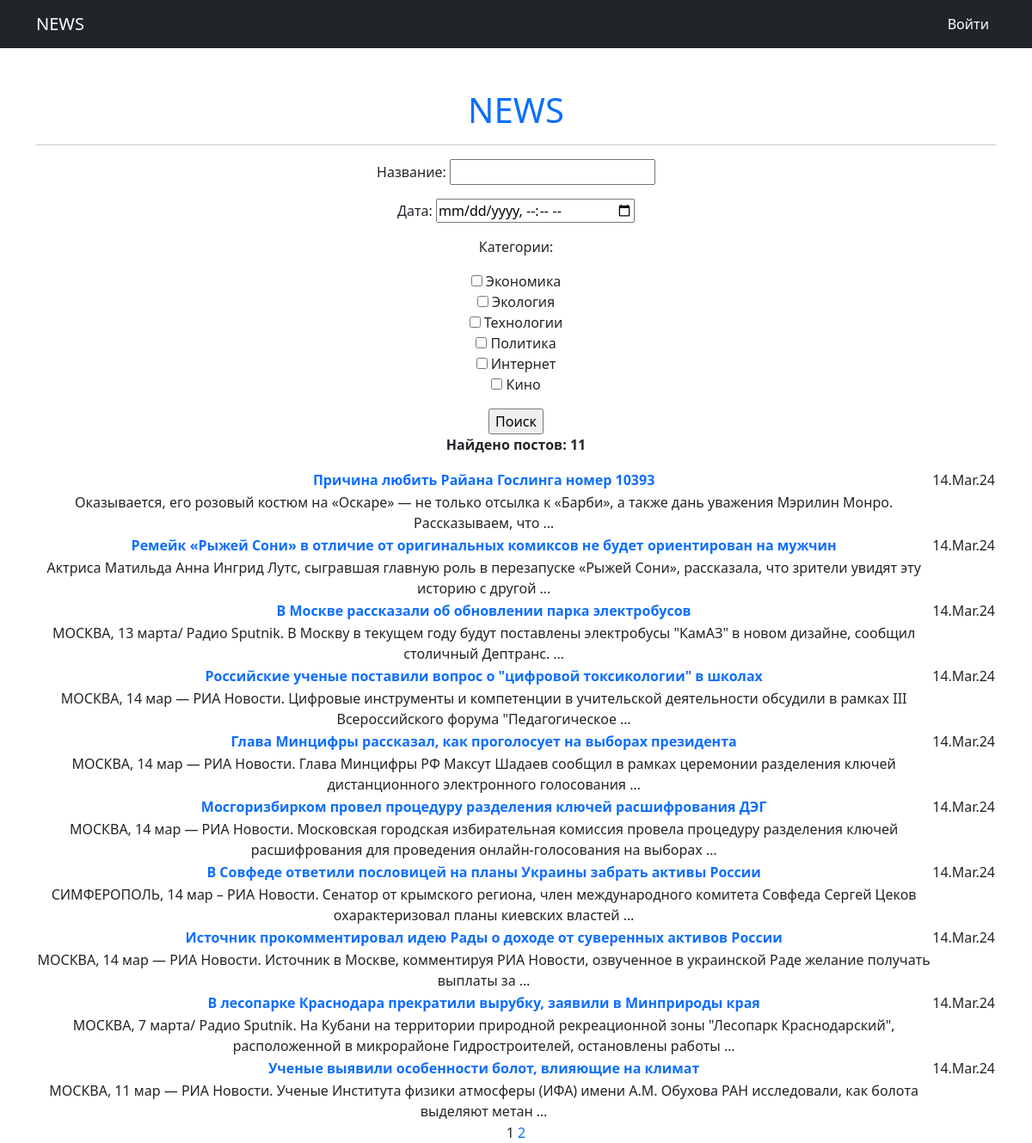
The app's page /news/search/ with its own data.
### news/models.py (models this page shows, shortened)
class Post(models.Model):
    articlePost = 'A'
    newsPost = 'N'
    TYPES = [
        (articlePost, 'Статья'),
        (newsPost, 'Новость')
    ]
    typePost = models.CharField(max_length=2, choices=TYPES, default=newsPost)
    dataPost = models.DateTimeField(auto_now_add=True)
    namePost = models.CharField(max_length=255)
    textPost = models.TextField()
    ratingPost = models.IntegerField(default=0)
    author = models.ForeignKey(Author, on_delete=models.CASCADE)
    category = models.ManyToManyField(Category, through='PostCategory')

### news/views.py (the view)
# urls.py: path('search/', cache_page(60)(PostSearch.as_view()), name='search_results'),
class PostSearch(ListView):
    model = Post
    ordering = '-dataPost'
    template_name = 'news_search.html'
    context_object_name = 'news_search'
    paginate_by = 10
    def get_queryset(self):
        queryset = super().get_queryset()
        self.filterset = PostFilter(self.request.GET, queryset)
        return self.filterset.qs
    def get_context_data(self, **kwargs):
        context = super().get_context_data()
        context['filterset'] = self.filterset
        context['filter_post'] = self.filterset.qs.count()
        return context

### news/models.py (called while the page is built)
    def __str__(self):
        return self.subject

### news/templatetags/custom_filters.py (called while the page is built)
@register.filter()
def censor(value):
    if isinstance(value, str):
        for i in CENSOR_WORDS:
            value = value.replace(i[1:], '*' * len(i[1:]))
        return value
    else:
        raise ValueError('Переменная не строкового типа сорри')

### news/templatetags/custom_tags.py (called while the page is built)
@register.simple_tag(takes_context=True)
def url_replace(context, **kwargs):
    d = context['request'].GET.copy()
    for k, v in kwargs.items():
        d[k] = v
    return d.urlencode()

### templates/news_search.html (shortened to what this page needs)
{% extends 'flatpages/default.html' %}
{% load custom_filters %}
{% load custom_tags %}
{% block content %}
    <form action="" method="get">
        {{ filterset.form.as_p }}
        <input type="submit" value="Поиск">
    </form>
    {% if news_search %}
    <b><p>Найдено постов: {{ filter_post }}</p></b>
        <table>
            {% for newlist in news_search %}
            <tr>
                <td>
                    <a href="{{ newlist.pk }}">
                    <b>{{ newlist.namePost|censor }}</b></a>
                </td>
                <td>
                    {{ newlist.dataPost|date:'d.M.y' }}
                </td>
            </tr>
            <tr>
                <td>
                    {{ newlist.textPost|truncatewords:20|censor }}
                </td>
            </tr>
            {% endfor %}
        </table>
    {% else %}
        <h2>Постов нет :(</h2>
    {% endif %}
    {{ page_obj.number }}
    {% if page_obj.has_next %}
        <a href="?{% url_replace page=page_obj.next_page_number %}">{{page_obj.next_page_number}}</a>
    {% endif %}
{% endblock content %}

### records on screen
Post: namePost|censor "Причина любить Райана Гослинга номер 10393", dataPost "14.Mar.24", textPost|censor "Оказывается, его розовый костюм на «Оскаре» — не только отсылка к «Барби», а также дань уважения Мэрилин Монро. Рассказываем, что …"
Post: namePost|censor "Ремейк «Рыжей Сони» в отличие от оригинальных комиксов не будет ориентирован на мужчин", dataPost "14.Mar.24", textPost|censor "Актриса Матильда Анна Ингрид Лутс, сыгравшая главную роль в перезапуске «Рыжей Сони», рассказала, что зрители увидят эту историю с другой …"
Post: namePost|censor "В Москве рассказали об обновлении парка электробусов", dataPost "14.Mar.24", textPost|censor "МОСКВА, 13 марта/ Радио Sputnik. В Москву в текущем году будут поставлены электробусы \"КамАЗ\" в новом дизайне, сообщил столичный Дептранс. …"
Post: namePost|censor "Российские ученые поставили вопрос о \"цифровой токсикологии\" в школах", dataPost "14.Mar.24", textPost|censor "МОСКВА, 14 мар — РИА Новости. Цифровые инструменты и компетенции в учительской деятельности обсудили в рамках III Всероссийского форума \"Педагогическое …"
Post: namePost|censor "Глава Минцифры рассказал, как проголосует на выборах президента", dataPost "14.Mar.24", textPost|censor "МОСКВА, 14 мар — РИА Новости. Глава Минцифры РФ Максут Шадаев сообщил в рамках церемонии разделения ключей дистанционного электронного голосования …"
Post: namePost|censor "Мосгоризбирком провел процедуру разделения ключей расшифрования ДЭГ", dataPost "14.Mar.24", textPost|censor "МОСКВА, 14 мар — РИА Новости. Московская городская избирательная комиссия провела процедуру разделения ключей расшифрования для проведения онлайн-голосования на выборах …"
Post: namePost|censor "В Совфеде ответили пословицей на планы Украины забрать активы России", dataPost "14.Mar.24", textPost|censor "СИМФЕРОПОЛЬ, 14 мар – РИА Новости. Сенатор от крымского региона, член международного комитета Совфеда Сергей Цеков охарактеризовал планы киевских властей …"
Post: namePost|censor "Источник прокомментировал идею Рады о доходе от суверенных активов России", dataPost "14.Mar.24", textPost|censor "МОСКВА, 14 мар — РИА Новости. Источник в Москве, комментируя РИА Новости, озвученное в украинской Раде желание получать выплаты за …"
Post: namePost|censor "В лесопарке Краснодара прекратили вырубку, заявили в Минприроды края", dataPost "14.Mar.24", textPost|censor "МОСКВА, 7 марта/ Радио Sputnik. На Кубани на территории природной рекреационной зоны \"Лесопарк Краснодарский\", расположенной в микрорайоне Гидростроителей, остановлены работы …"
Post: namePost|censor "Ученые выявили особенности болот, влияющие на климат", dataPost "14.Mar.24", textPost|censor "МОСКВА, 11 мар — РИА Новости. Ученые Института физики атмосферы (ИФА) имени А.М. Обухова РАН исследовали, как болота выделяют метан …"

### other values on screen
{{ filter_post }} "11"
{{ page_obj.number }} "1"
{{ page_obj.next_page_number }} "2"
